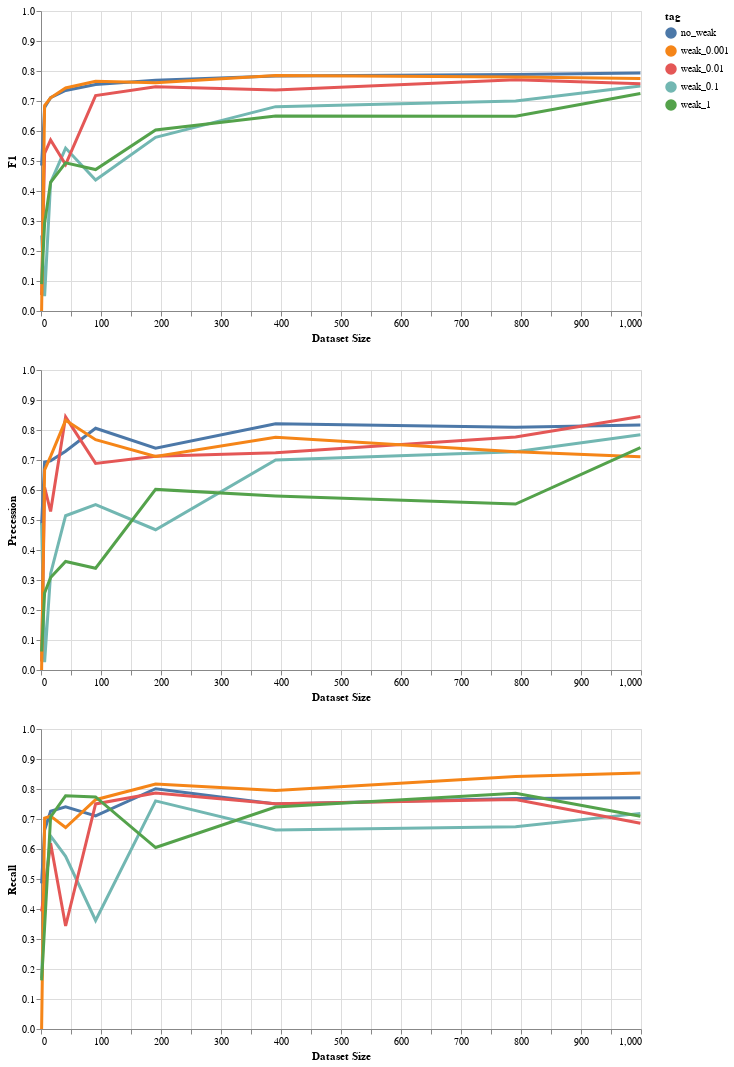

The cell this chart's notebook holds for it:
### Code cell
def highlightable_line(data_frame: pd.DataFrame, metric: str) -> alt.Chart:
    highlight = alt.selection(type='single', on='mouseover',
                          fields=['tag'], nearest=True)

    chart = alt.Chart(data_frame).mark_line().encode(
        x=alt.X('step', title='Dataset Size'),
        y=alt.Y('metric_val', title=metric, scale=alt.Scale(domain=[0, 1])),
        color='tag',
    ).transform_filter(alt.datum.metric_name == metric)

    points = chart.mark_circle().encode(
        opacity=alt.value(0)
    ).add_selection(
        highlight
    ).properties(
        width=600
    )

    lines = chart.mark_line().encode(
        size=alt.condition(~highlight, alt.value(1), alt.value(3))
    )
    
    return points + lines
res = [highlightable_line(data_frame, metric) for metric in METRICS.values()]
(res[0] & res[1] & res[2])

### Figure 1 — Vega-Lite specification as saved in the notebook (floating-point values rounded to 4 significant figures; data arrays with more than 128 entries replaced by an {"elided": "..."} marker saying what was removed)
{"$schema": "https://vega.github.io/schema/vega-lite/v2.6.0.json", "config": {"view": {"height": 300, "width": 400}}, "datasets": {"data-cb478328e7668f33d854f5fe6db8b66b": {"elided": "135 records"}}, "vconcat": [{"layer": [{"data": {"name": "data-cb478328e7668f33d854f5fe6db8b66b"}, "encoding": {"color": {"field": "tag", "type": "nominal"}, "opacity": {"value": 0}, "x": {"field": "step", "title": "Dataset Size", "type": "quantitative"}, "y": {"field": "metric_val", "scale": {"domain": [0, 1]}, "title": "F1", "type": "quantitative"}}, "mark": "circle", "selection": {"selector026": {"empty": "all", "fields": ["tag"], "nearest": true, "on": "mouseover", "resolve": "global", "type": "single"}}, "transform": [{"filter": "(datum.metric_name === 'F1')"}], "width": 600}, {"data": {"name": "data-cb478328e7668f33d854f5fe6db8b66b"}, "encoding": {"color": {"field": "tag", "type": "nominal"}, "size": {"condition": {"selection": {"not": "selector026"}, "value": 1}, "value": 3}, "x": {"field": "step", "title": "Dataset Size", "type": "quantitative"}, "y": {"field": "metric_val", "scale": {"domain": [0, 1]}, "title": "F1", "type": "quantitative"}}, "mark": "line", "transform": [{"filter": "(datum.metric_name === 'F1')"}]}]}, {"layer": [{"data": {"name": "data-cb478328e7668f33d854f5fe6db8b66b"}, "encoding": {"color": {"field": "tag", "type": "nominal"}, "opacity": {"value": 0}, "x": {"field": "step", "title": "Dataset Size", "type": "quantitative"}, "y": {"field": "metric_val", "scale": {"domain": [0, 1]}, "title": "Precession", "type": "quantitative"}}, "mark": "circle", "selection": {"selector027": {"empty": "all", "fields": ["tag"], "nearest": true, "on": "mouseover", "resolve": "global", "type": "single"}}, "transform": [{"filter": "(datum.metric_name === 'Precession')"}], "width": 600}, {"data": {"name": "data-cb478328e7668f33d854f5fe6db8b66b"}, "encoding": {"color": {"field": "tag", "type": "nominal"}, "size": {"condition": {"selection": {"not": "selector027"}, "value": 1}, "value": 3}, "x": {"field": "step", "title": "Dataset Size", "type": "quantitative"}, "y": {"field": "metric_val", "scale": {"domain": [0, 1]}, "title": "Precession", "type": "quantitative"}}, "mark": "line", "transform": [{"filter": "(datum.metric_name === 'Precession')"}]}]}, {"layer": [{"data": {"name": "data-cb478328e7668f33d854f5fe6db8b66b"}, "encoding": {"color": {"field": "tag", "type": "nominal"}, "opacity": {"value": 0}, "x": {"field": "step", "title": "Dataset Size", "type": "quantitative"}, "y": {"field": "metric_val", "scale": {"domain": [0, 1]}, "title": "Recall", "type": "quantitative"}}, "mark": "circle", "selection": {"selector028": {"empty": "all", "fields": ["tag"], "nearest": true, "on": "mouseover", "resolve": "global", "type": "single"}}, "transform": [{"filter": "(datum.metric_name === 'Recall')"}], "width": 600}, {"data": {"name": "data-cb478328e7668f33d854f5fe6db8b66b"}, "encoding": {"color": {"field": "tag", "type": "nominal"}, "size": {"condition": {"selection": {"not": "selector028"}, "value": 1}, "value": 3}, "x": {"field": "step", "title": "Dataset Size", "type": "quantitative"}, "y": {"field": "metric_val", "scale": {"domain": [0, 1]}, "title": "Recall", "type": "quantitative"}}, "mark": "line", "transform": [{"filter": "(datum.metric_name === 'Recall')"}]}]}]}
